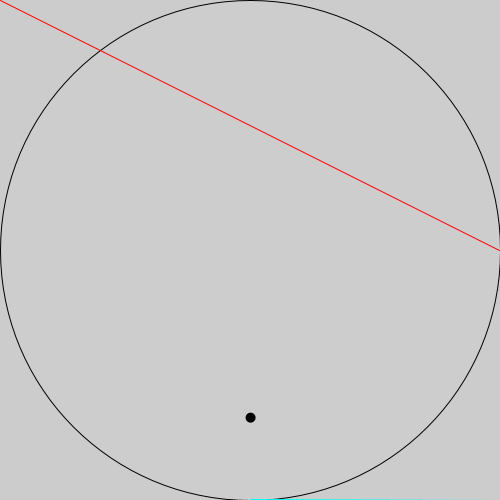
Frame 1 (no input)
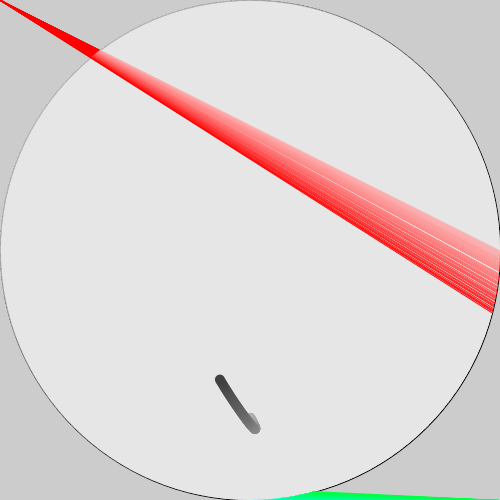
Frame 60 (the mouse pressed at the canvas centre just before this capture)
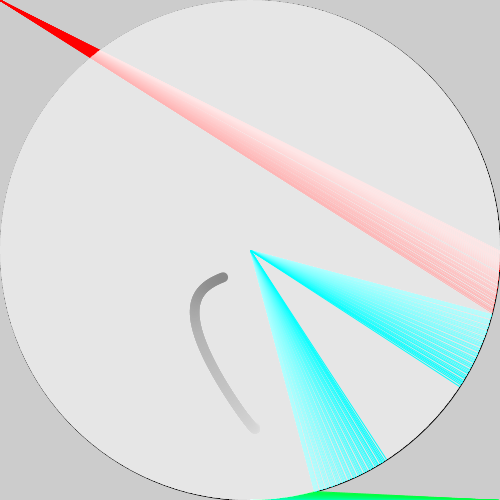
Frame 120 (the mouse held since frame 60 and released just before this capture)

The Processing sketch that drew these frames (run headless with seeded random() and noise(); from frame 60 on, the mouse is pressed at the canvas centre):

// Processing sketch: processing_10199
// ── processing_10199.pde

//todo get away from frame count ex: myframecount++, homescreen
float magnitude;
  float anchorY;
  float anchorX;
  float ghostX;
  float ghostY;
  float speed;
  
  float ballX;
  float ballY;
  int invisiball=2;//1=regular,2=sin fill, 3=invisible
  
  float ghostLineDist;
  float mouseLineDist;

  float score;

void setup(){
  size(500,500); 
  smooth();
  colorMode(HSB,1);
  score=1;
  
  
}

void draw(){
  speed=400-constrain(20*log(frameCount*frameCount),0,380);//should speed up
  println(20*log(frameCount*frameCount));
 // background(cos(frameCount/50.0),.7,.4,.2);
  
  
  fill(1,0,.92,.02);
  ellipse(250,250,width,height); 
  
  //fill(0,0,0,1);
  orbit(speed);
  score+=ghostLineDist/100;
  score+=mouseLineDist/100;
  ball();
  
  if(collision(ballX,ballY)){
    background(0);
  }

}
void orbit(float speed){
   magnitude=height/2;//circumscribes path to stage
   anchorY=sin(frameCount/speed)*magnitude+250;//add 250 to displace center of orbit to center of screen
   anchorX=cos(frameCount/speed)*magnitude+250;
   ghostY=width-mouseX;
   ghostX=height-mouseY;
   
   mouseLineDist=dist(mouseX,mouseY,anchorX,anchorY);
   ghostLineDist=dist(ghostX,ghostY,anchorY,anchorX);
   
   float pointIntensityM=map(mouseLineDist,0,height,0,1);
   float pointIntensityG=map(ghostLineDist,0,height,0,1);
   stroke(pointIntensityM,1,1);
  line(mouseX,mouseY, anchorX,anchorY);
  stroke(pointIntensityG,1,1);
  line(ghostX,ghostY,anchorY,anchorX);
  noStroke();
}

void ball(){
  if(invisiball==1){
    fill(0);}
  else if(invisiball==2){
    fill(sin(frameCount/speed));}
  else if(invisiball==3){
    fill(1,0,.92);}
  
  float ballMag=cos(frameCount/90.0)*height/3;//(frameCount%height)/2.7;//2.7 keeps ball inside arean at all times, prevents impossible edge contact
  float speeed=50;
  ballX=-sin(frameCount/speed)*ballMag+250+sin(frameCount/20.0)*20;
  ballY=cos(frameCount/speed)*ballMag+250+sin(frameCount/20.0)*20;
  //ballX=-sin(ballMag);
  //ballY=cos(ballMag);
  ellipse(ballX,ballY,10,10); 
}

boolean collision( float ballX,  float ballY){
  if (circleLineIntersect(mouseX,mouseY,anchorX,anchorY,ballX,ballY,10)||circleLineIntersect(ghostX,ghostY,anchorY,anchorX,ballX,ballY,10)){
    return true;
  }
  else{
    return false;
  }
 
}

// Code adapted from Paul Bourke:
// http://local.wasp.uwa.edu.au/~pbourke/geometry/sphereline/raysphere.c
boolean circleLineIntersect(float x1, float y1, float x2, float y2, float cx, float cy, float cr ) {
  float dx = x2 - x1;
  float dy = y2 - y1;
  float a = dx * dx + dy * dy;
  float b = 2 * (dx * (x1 - cx) + dy * (y1 - cy));
  float c = cx * cx + cy * cy;
  c += x1 * x1 + y1 * y1;
  c -= 2 * (cx * x1 + cy * y1);
  c -= cr * cr;
  float bb4ac = b * b - 4 * a * c;
 
  //println(bb4ac);
 
  if (bb4ac < 0) {  // Not intersecting
    return false;
  }
  else {
     
    float mu = (-b + sqrt( b*b - 4*a*c )) / (2*a);
    float ix1 = x1 + mu*(dx);
    float iy1 = y1 + mu*(dy);
    mu = (-b - sqrt(b*b - 4*a*c )) / (2*a);
    float ix2 = x1 + mu*(dx);
    float iy2 = y1 + mu*(dy);
 
    // The intersection points
    //ellipse(ix1, iy1, 10, 10);
    //ellipse(ix2, iy2, 10, 10);
     
    float testX;
    float testY;
    // Figure out which point is closer to the circle
    if (dist(x1, y1, cx, cy) < dist(x2, y2, cx, cy)) {
      testX = x2;
      testY = y2;
    } else {
      testX = x1;
      testY = y1;
    }
     
    if (dist(testX, testY, ix1, iy1) < dist(x1, y1, x2, y2) || dist(testX, testY, ix2, iy2) < dist(x1, y1, x2, y2)) {
      return true;
    } else {
      return false;
    }
  }
}
